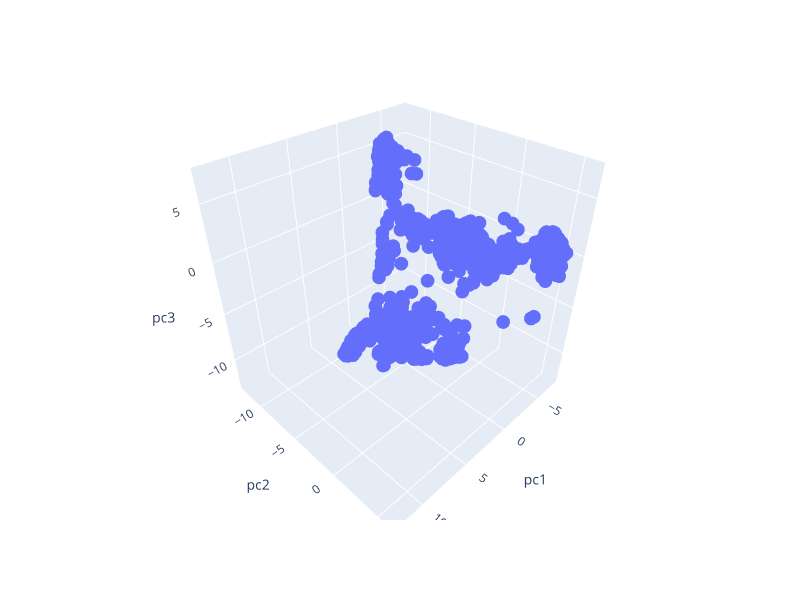

The code cell stored with this chart in its notebook:
### Code cell
import plotly.express as px

fig = px.scatter_3d(pca_pd, x='pc1', y='pc2', z='pc3', height = 600, width = 800)
fig.show()

### Figure 1 — Plotly figure (JSON) as saved in the notebook; plotly's stock layout.template omitted (floating-point values rounded to 4 significant figures; data arrays with more than 128 entries replaced by an {"elided": "..."} marker saying what was removed)
{"data": [{"hovertemplate": "pc1=%{x}<br>pc2=%{y}<br>pc3=%{z}<extra></extra>", "legendgroup": "", "marker": {"color": "#636efa", "symbol": "circle"}, "mode": "markers", "name": "", "scene": "scene", "showlegend": false, "type": "scatter3d", "x": {"elided": "4953 float values"}, "y": {"elided": "4953 float values"}, "z": {"elided": "4953 float values"}}], "layout": {"height": 600, "legend": {"tracegroupgap": 0}, "margin": {"t": 60}, "scene": {"domain": {"x": [0, 1], "y": [0, 1]}, "xaxis": {"title": {"text": "pc1"}}, "yaxis": {"title": {"text": "pc2"}}, "zaxis": {"title": {"text": "pc3"}}}, "width": 800}}
